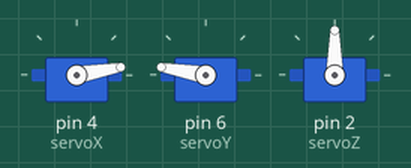
A sketch run on a simulated Arduino Uno, built with avr-gcc and run on an emulated ATmega328P. On the bench: 3 × servo.

Above: at 0.2 s.
At 1.2 s:
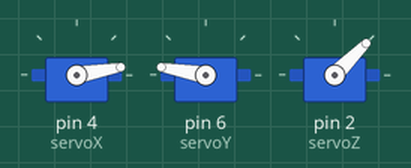
Timing chart, 0 to 2.7 s (numbered marks = the images above):
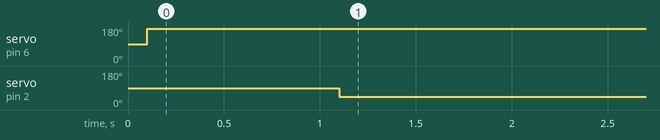

The sketch:

servoXYZ-testing.ino
```cpp
#include <Servo.h>

// Servo labeling
Servo servoX;
Servo servoY;
Servo servoZ;

int serPos = 0;

void setup() {
  servoX.attach(4); // upper arm
  servoY.attach(6); // lower arm
  servoZ.attach(2); // underneath, should not be more than 90?
}

void loop() {

  servoX.write(10);
  delay(100);

  servoY.write(170);
  delay(1000);

  servoZ.write(45);
  delay(100);
}
```

Measured:
- by itself, servo on pin 6 (servoY): 90° → 170° at 0.10 s
- by itself, servo on pin 2 (servoZ): 90° → 45° at 1.1 s
